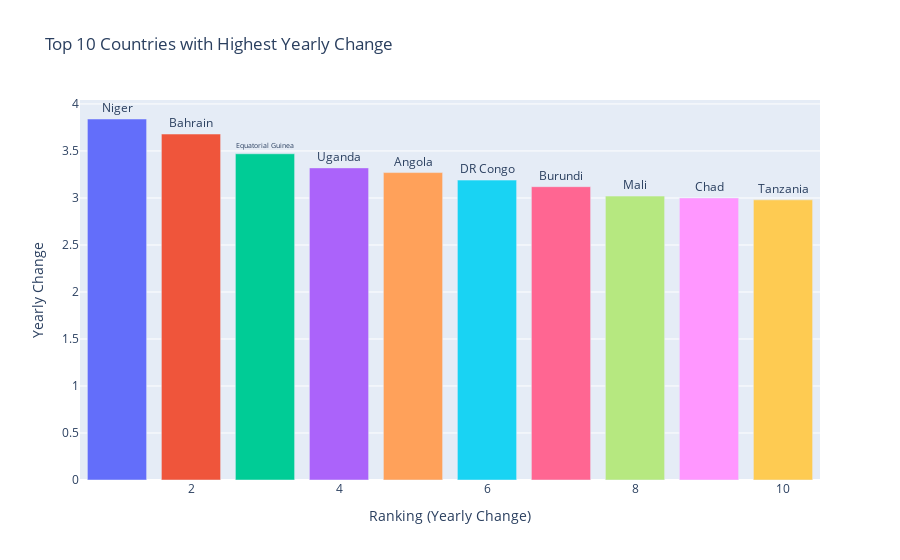

This figure's notebook cell:
### Code cell
yearly_change_wise = df.sort_values(by='Ranking (Yearly Change)').head(10)

fig = px.bar(
    yearly_change_wise,
    x = 'Ranking (Yearly Change)',
    y = 'Yearly Change',
    color = 'Country/Other',
    text = 'Country/Other',
    title='Top 10 Countries with Highest Yearly Change'
)

fig.update_traces(textposition='outside')
fig.update_layout(showlegend=False)
fig.show()

### Figure 1 — Plotly figure (JSON) as saved in the notebook; plotly's stock layout.template omitted (floating-point values rounded to 4 significant figures)
{"data": [{"alignmentgroup": "True", "hovertemplate": "Country/Other=%{text}<br>Ranking (Yearly Change)=%{x}<br>Yearly Change=%{y}<extra></extra>", "legendgroup": "Niger", "marker": {"color": "#636efa", "pattern": {"shape": ""}}, "name": "Niger", "offsetgroup": "Niger", "orientation": "v", "showlegend": true, "text": ["Niger"], "textposition": "outside", "type": "bar", "x": [1], "xaxis": "x", "y": [3.84], "yaxis": "y"}, {"alignmentgroup": "True", "hovertemplate": "Country/Other=%{text}<br>Ranking (Yearly Change)=%{x}<br>Yearly Change=%{y}<extra></extra>", "legendgroup": "Bahrain", "marker": {"color": "#EF553B", "pattern": {"shape": ""}}, "name": "Bahrain", "offsetgroup": "Bahrain", "orientation": "v", "showlegend": true, "text": ["Bahrain"], "textposition": "outside", "type": "bar", "x": [2], "xaxis": "x", "y": [3.68], "yaxis": "y"}, {"alignmentgroup": "True", "hovertemplate": "Country/Other=%{text}<br>Ranking (Yearly Change)=%{x}<br>Yearly Change=%{y}<extra></extra>", "legendgroup": "Equatorial Guinea", "marker": {"color": "#00cc96", "pattern": {"shape": ""}}, "name": "Equatorial Guinea", "offsetgroup": "Equatorial Guinea", "orientation": "v", "showlegend": true, "text": ["Equatorial Guinea"], "textposition": "outside", "type": "bar", "x": [3], "xaxis": "x", "y": [3.47], "yaxis": "y"}, {"alignmentgroup": "True", "hovertemplate": "Country/Other=%{text}<br>Ranking (Yearly Change)=%{x}<br>Yearly Change=%{y}<extra></extra>", "legendgroup": "Uganda", "marker": {"color": "#ab63fa", "pattern": {"shape": ""}}, "name": "Uganda", "offsetgroup": "Uganda", "orientation": "v", "showlegend": true, "text": ["Uganda"], "textposition": "outside", "type": "bar", "x": [4], "xaxis": "x", "y": [3.32], "yaxis": "y"}, {"alignmentgroup": "True", "hovertemplate": "Country/Other=%{text}<br>Ranking (Yearly Change)=%{x}<br>Yearly Change=%{y}<extra></extra>", "legendgroup": "Angola", "marker": {"color": "#FFA15A", "pattern": {"shape": ""}}, "name": "Angola", "offsetgroup": "Angola", "orientation": "v", "showlegend": true, "text": ["Angola"], "textposition": "outside", "type": "bar", "x": [5], "xaxis": "x", "y": [3.27], "yaxis": "y"}, {"alignmentgroup": "True", "hovertemplate": "Country/Other=%{text}<br>Ranking (Yearly Change)=%{x}<br>Yearly Change=%{y}<extra></extra>", "legendgroup": "DR Congo", "marker": {"color": "#19d3f3", "pattern": {"shape": ""}}, "name": "DR Congo", "offsetgroup": "DR Congo", "orientation": "v", "showlegend": true, "text": ["DR Congo"], "textposition": "outside", "type": "bar", "x": [6], "xaxis": "x", "y": [3.19], "yaxis": "y"}, {"alignmentgroup": "True", "hovertemplate": "Country/Other=%{text}<br>Ranking (Yearly Change)=%{x}<br>Yearly Change=%{y}<extra></extra>", "legendgroup": "Burundi", "marker": {"color": "#FF6692", "pattern": {"shape": ""}}, "name": "Burundi", "offsetgroup": "Burundi", "orientation": "v", "showlegend": true, "text": ["Burundi"], "textposition": "outside", "type": "bar", "x": [7], "xaxis": "x", "y": [3.12], "yaxis": "y"}, {"alignmentgroup": "True", "hovertemplate": "Country/Other=%{text}<br>Ranking (Yearly Change)=%{x}<br>Yearly Change=%{y}<extra></extra>", "legendgroup": "Mali", "marker": {"color": "#B6E880", "pattern": {"shape": ""}}, "name": "Mali", "offsetgroup": "Mali", "orientation": "v", "showlegend": true, "text": ["Mali"], "textposition": "outside", "type": "bar", "x": [8], "xaxis": "x", "y": [3.02], "yaxis": "y"}, {"alignmentgroup": "True", "hovertemplate": "Country/Other=%{text}<br>Ranking (Yearly Change)=%{x}<br>Yearly Change=%{y}<extra></extra>", "legendgroup": "Chad", "marker": {"color": "#FF97FF", "pattern": {"shape": ""}}, "name": "Chad", "offsetgroup": "Chad", "orientation": "v", "showlegend": true, "text": ["Chad"], "textposition": "outside", "type": "bar", "x": [9], "xaxis": "x", "y": [3], "yaxis": "y"}, {"alignmentgroup": "True", "hovertemplate": "Country/Other=%{text}<br>Ranking (Yearly Change)=%{x}<br>Yearly Change=%{y}<extra></extra>", "legendgroup": "Tanzania", "marker": {"color": "#FECB52", "pattern": {"shape": ""}}, "name": "Tanzania", "offsetgroup": "Tanzania", "orientation": "v", "showlegend": true, "text": ["Tanzania"], "textposition": "outside", "type": "bar", "x": [10], "xaxis": "x", "y": [2.98], "yaxis": "y"}], "layout": {"barmode": "relative", "legend": {"title": {"text": "Country/Other"}, "tracegroupgap": 0}, "showlegend": false, "title": {"text": "Top 10 Countries with Highest Yearly Change"}, "xaxis": {"anchor": "y", "domain": [0, 1], "title": {"text": "Ranking (Yearly Change)"}}, "yaxis": {"anchor": "x", "domain": [0, 1], "title": {"text": "Yearly Change"}}}}
